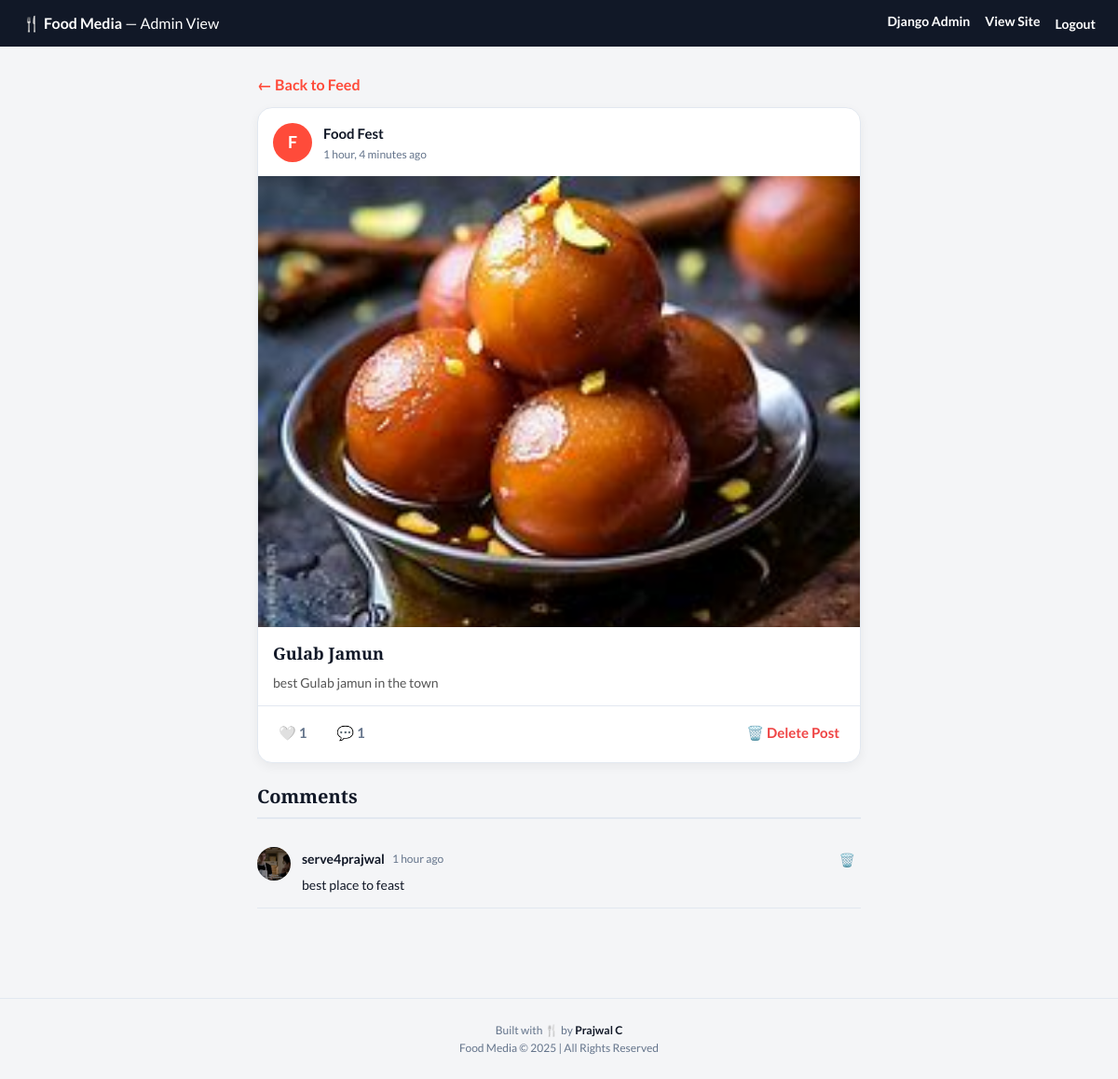
The page /post/1/ (signed in) on the database its author committed.
### feed/models.py (models this page shows, shortened)
class Post(models.Model):
    restaurant = models.ForeignKey(
        settings.AUTH_USER_MODEL,
        on_delete=models.CASCADE,
        related_name='posts'
    )
    image = models.ImageField(upload_to='post_images/')
    caption = models.TextField(max_length=500, blank=True)
    dish_name = models.CharField(max_length=150)
    created_at = models.DateTimeField(auto_now_add=True)
    updated_at = models.DateTimeField(auto_now=True)
    class Meta:
        ordering = ['-created_at']
    @property
    def like_count(self):
        return self.likes.count()
    @property
    def comment_count(self):
        return self.comments.count()

class Comment(models.Model):
    post = models.ForeignKey(Post, on_delete=models.CASCADE, related_name='comments')
    author = models.ForeignKey(
        settings.AUTH_USER_MODEL,
        on_delete=models.SET_NULL,
        null=True,
        related_name='comments_written'
    )
    text = models.TextField(max_length=500)
    created_at = models.DateTimeField(auto_now_add=True)
    class Meta:
        ordering = ['created_at']

### accounts/models.py (models this page shows, shortened)
class CustomUser(AbstractUser):
    ROLE_CHOICES = [
        ('ENTHUSIAST', 'Food Enthusiast'),
        ('RESTAURANT', 'Restaurant'),
    ]
    username = models.CharField(max_length=50, unique=True)
    email = models.EmailField(unique=True)
    full_name = models.CharField(max_length=150)
    role = models.CharField(max_length=20, choices=ROLE_CHOICES, blank=True)
    profile_picture = models.ImageField(
        upload_to='profile_pics/', blank=True, null=True
    )
    bio = models.TextField(max_length=500, blank=True)
    date_joined = models.DateTimeField(auto_now_add=True)
    is_active = models.BooleanField(default=True)
    restaurant_address = models.CharField(max_length=300, blank=True)
    contact_number = models.CharField(max_length=20, blank=True)
    USERNAME_FIELD = 'username'
    REQUIRED_FIELDS = ['email', 'full_name']
    def is_enthusiast(self):
        return self.role == 'ENTHUSIAST'
    def is_restaurant(self):
        return self.role == 'RESTAURANT'

### feed/views.py (the view)
# urls.py: path('post/<int:pk>/', views.post_detail, name='post_detail'),
@login_required
def post_detail(request, pk):
    post = get_object_or_404(Post, pk=pk)
    comments = post.comments.select_related('author').all()
    comment_form = CommentForm()
    liked = False
    if request.user.is_enthusiast():
        liked = Like.objects.filter(post=post, enthusiast=request.user).exists()
    can_comment = (
        request.user.is_enthusiast() or
        (request.user.is_restaurant() and request.user == post.restaurant)
    )
    return render(request, 'feed/post_detail.html', {
        'post': post,
        'comments': comments,
        'comment_form': comment_form,
        'liked': liked,
        'can_comment': can_comment,
    })

### templates/feed/post_detail.html (shortened to what this page needs)
{% extends 'base.html' %}
{% block content %}
<div class="container">
  <div style="padding:12px 0;"><a href="{% url 'feed' %}" style="color:var(--color-sage);font-weight:600;">← Back to Feed</a></div>
  <div class="card post-card" style="margin-bottom:24px;">
    <div class="post-card__header">
      <a href="{% url 'restaurant_profile' username=post.restaurant.username %}">
        {% if post.restaurant.profile_picture %}
          <img src="{{ post.restaurant.profile_picture.url }}" alt="{{ post.restaurant.full_name }}" class="post-card__avatar">
        {% else %}
          <div class="post-card__avatar-placeholder">{{ post.restaurant.full_name|first|upper }}</div>
        {% endif %}
      </a>
      <div>
        <a href="{% url 'restaurant_profile' username=post.restaurant.username %}" class="post-card__restaurant-name">{{ post.restaurant.full_name }}</a>
        <div class="post-card__time text-muted">{{ post.created_at|timesince }} ago</div>
      </div>
    </div>
    <img src="{{ post.image.url }}" alt="{{ post.dish_name }}" class="post-card__image">
    <div class="post-card__body">
      <div class="post-card__dish-name">{{ post.dish_name }}</div>
      {% if post.caption %}<p class="post-card__caption">{{ post.caption }}</p>{% endif %}
    </div>
    <div class="post-card__actions">
      {% if user.is_enthusiast %}
        <button class="action-btn {% if liked %}liked{% endif %}" id="like-btn-{{ post.pk }}" onclick="toggleLike({{ post.pk }})">
          <span id="like-icon-{{ post.pk }}">{% if liked %}❤️{% else %}🤍{% endif %}</span>
          <span id="like-count-{{ post.pk }}">{{ post.like_count }}</span>
        </button>
      {% else %}
        <span class="action-btn disabled">🤍 {{ post.like_count }}</span>
      {% endif %}
      <span class="action-btn disabled">💬 {{ post.comment_count }}</span>
      {% if user == post.restaurant or user.is_staff %}
        <form method="post" action="{% url 'delete_post' pk=post.pk %}" style="margin-left:auto;" onsubmit="return confirm('Delete this post?');">
          {% csrf_token %}<button type="submit" class="action-btn" style="color:var(--color-error);">🗑️ Delete Post</button>
        </form>
      {% endif %}
    </div>
  </div>
  <div class="section-header"><h2 class="section-title">Comments</h2></div>
  {% if comments %}
    {% for comment in comments %}
    <div class="comment">
      {% if comment.author and comment.author.profile_picture %}
        <img src="{{ comment.author.profile_picture.url }}" alt="" class="comment__avatar">
      {% else %}
        <div class="comment__avatar-placeholder">{{ comment.author.username|first|upper|default:"?" }}</div>
      {% endif %}
      <div class="comment__body">
        <div class="comment__meta">
          <span class="comment__username">{{ comment.author.username|default:"Deleted User" }}</span>
          <span class="comment__time">{{ comment.created_at|timesince }} ago</span>
          {% if user == comment.author or user == post.restaurant or user.is_staff %}
            <form method="post" action="{% url 'delete_comment' pk=post.pk cid=comment.pk %}" style="margin-left:auto;">
              {% csrf_token %}<button type="submit" class="comment__delete" title="Delete comment" onclick="return confirm('Delete this comment?');">🗑️</button>
            </form>
          {% endif %}
        </div>
        <p class="comment__text">{{ comment.text }}</p>
      </div>
    </div>
    {% endfor %}
  {% else %}
    <div class="empty-state" style="padding:32px 0;">
      <div class="empty-state__icon">💬</div>
      <p class="empty-state__text">No reviews yet. Be the first to taste and tell!</p>
    </div>
  {% endif %}
</div>
{% endblock %}

### templates/base.html (shortened to what this page needs)
{% load static %}
<!DOCTYPE html>
<html lang="en">
<head>
<link rel="stylesheet" href="{% static 'css/style.css' %}">
</head>
<body>
{% if user.is_authenticated and user.is_staff %}
<div class="admin-topbar">
  <span>🍴 <strong>Food Media</strong> — Admin View</span>
  <div style="display:flex;gap:16px;">
    <a href="/admin/">Django Admin</a>
    <a href="{% url 'feed' %}">View Site</a>
    <form method="post" action="{% url 'logout' %}" style="display:inline;">{% csrf_token %}<button type="submit" style="background:none;border:none;color:#fff;cursor:pointer;font-weight:600;font-size:14px;">Logout</button></form>
  </div>
</div>
{% endif %}
<main>{% block content %}{% endblock %}</main>
<footer class="site-footer">
  <p>Built with 🍴 by <strong>Prajwal C</strong></p>
  <p class="footer-sub">Food Media © 2025 | All Rights Reserved</p>
</footer>
</body>
</html>

### static/css/style.css (style rules this page uses)
:root { --color-eggshell: #FFFFFF; --color-sage: #FF4B3A; --color-persimmon: #FF9800; --color-dark-brown: #111827; --color-warm-white: #F4F5F7; --color-border: #E2E8F0; --color-muted-text: #64748B; --color-success: #10B981; --color-error: #EF4444; --color-star-gold: #F59E0B; --navbar-bg: rgba(255, 255, 255, 0.95); --navbar-height: 64px; --font-primary: 'Lato', 'Helvetica Neue', sans-serif; --font-display: 'Playfair Display', Georgia, serif; --radius-sm: 8px; --radius-md: 12px; --radius-lg: 16px; --shadow-sm: 0 4px 12px rgba(0, 0, 0, 0.05); --shadow-md: 0 8px 24px rgba(0, 0, 0, 0.12); --transition: 0.2s ease; }
*, *::before, *::after { box-sizing: border-box; margin: 0; padding: 0; }
body { font-family: var(--font-primary); background: var(--color-warm-white); color: var(--color-dark-brown); font-size: 16px; line-height: 1.6; min-height: 100vh; }
a { color: inherit; text-decoration: none; }
img { max-width: 100%; display: block; }
textarea, input, select, button { font-family: var(--font-primary); }
.container { max-width: 680px; margin: 0 auto; padding: 16px; padding-bottom: calc(var(--navbar-height) + 32px); }
h1, h2, h3 { font-family: var(--font-display); color: var(--color-dark-brown); line-height: 1.2; }
h2 { font-size: 24px; }
.text-muted { color: var(--color-muted-text); font-size: 14px; }
.card { background: var(--color-eggshell); border: 1px solid var(--color-border); border-radius: var(--radius-lg); box-shadow: var(--shadow-sm); transition: box-shadow var(--transition), transform var(--transition); overflow: hidden; }
.post-card { margin-bottom: 24px; }
.post-card__header { display: flex; align-items: center; gap: 12px; padding: 14px 16px; }
.post-card__avatar-placeholder { width: 42px; height: 42px; border-radius: 50%; background: var(--color-sage); display:flex; align-items:center; justify-content:center; color:#fff; font-weight:700; font-size:18px; flex-shrink:0; }
.post-card__restaurant-name { font-weight: 700; font-size: 15px; }
.post-card__time { font-size: 12px; color: var(--color-muted-text); }
.post-card__image { width: 100%; aspect-ratio: 4/3; object-fit: cover; }
.post-card__body { padding: 14px 16px; }
.post-card__dish-name { font-family: var(--font-display); font-size: 18px; font-weight: 700; margin-bottom: 6px; }
.post-card__caption { font-size: 14px; color: #555; line-height: 1.5; }
.post-card__actions { display: flex; align-items: center; gap: 20px; padding: 10px 16px 14px; border-top: 1px solid var(--color-border); }
.action-btn { display: flex; align-items: center; gap: 6px; background: none; border: none; cursor: pointer; font-size: 15px; color: var(--color-muted-text); font-weight: 600; padding: 6px; border-radius: var(--radius-sm); transition: color var(--transition); }
.action-btn.disabled { cursor: default; }
.admin-topbar { background: var(--color-dark-brown); color: #fff; padding: 12px 24px; display: flex; justify-content: space-between; align-items: center; }
.admin-topbar a { color: #fff; font-weight: 600; font-size: 14px; }
.comment { display: flex; gap: 12px; padding: 14px 0; border-bottom: 1px solid var(--color-border); }
.comment__avatar { width: 36px; height: 36px; border-radius: 50%; object-fit: cover; flex-shrink: 0; background: var(--color-border); }
.comment__body { flex: 1; }
.comment__meta { display: flex; align-items: center; gap: 8px; margin-bottom: 4px; flex-wrap: wrap; }
.comment__username { font-weight: 700; font-size: 14px; }
.comment__time { font-size: 12px; color: var(--color-muted-text); }
.comment__text { font-size: 14px; line-height: 1.5; }
.comment__delete { background: none; border: none; cursor: pointer; color: var(--color-muted-text); font-size: 14px; margin-left: auto; padding: 2px 6px; border-radius: 4px; transition: color var(--transition); }
.section-header { display: flex; align-items: center; justify-content: space-between; margin-bottom: 16px; padding-bottom: 10px; border-bottom: 2px solid var(--color-border); }
.section-title { font-family: var(--font-display); font-size: 20px; }
.site-footer { text-align: center; padding: 24px; border-top: 1px solid var(--color-border); color: var(--color-muted-text); font-size: 12px; }
.site-footer strong { color: var(--color-dark-brown); }

### rows shown on the page
Post: restaurant.full_name|first "F", restaurant.full_name "Food Fest", created_at "1 hour, 4 minutes", image (picture), dish_name "Gulab Jamun", caption "best Gulab jamun in the town", like_count "1", comment_count "1"
Comment: author.profile_picture (picture), author.username "serve4prajwal", created_at "1 hour", text "best place to feast"
